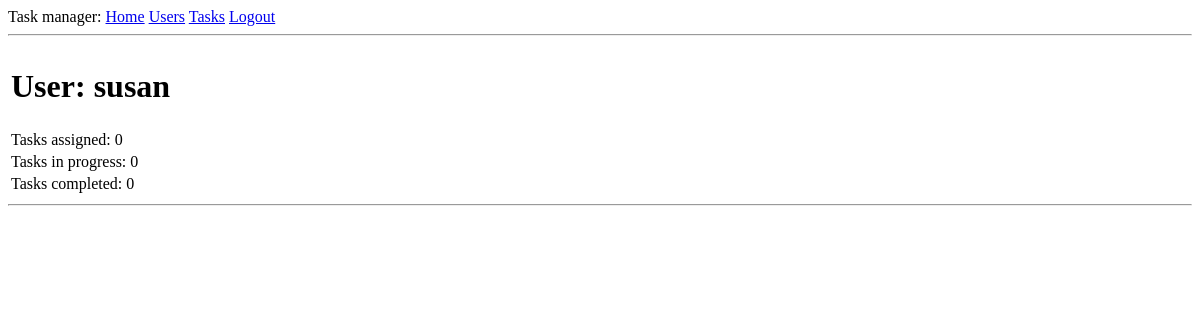
The page /user/susan (signed in) on the database as committed earlier.
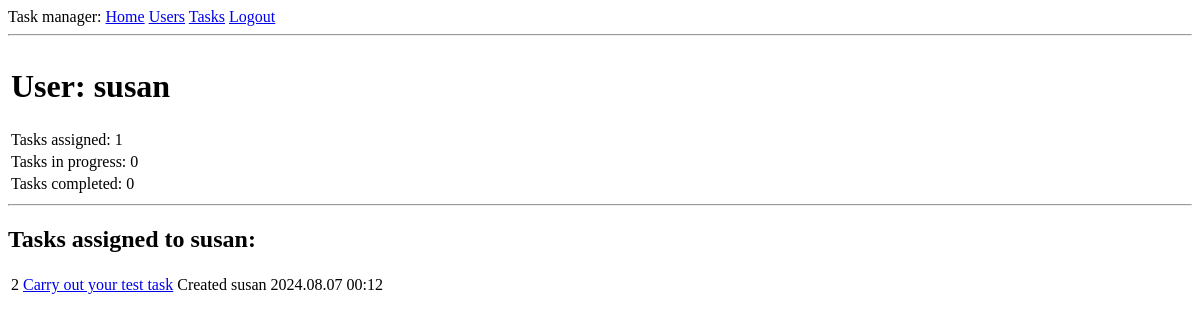
The same page on the database as committed later.
### app/models.py (models this page shows, shortened)
class User(UserMixin, db.Model):
	id = db.Column(db.Integer, primary_key=True)
	username = db.Column(db.String(64), index=True, unique=True)
	email = db.Column(db.String(120), index=True, unique=True)
	password_hash = db.Column(db.String(128))
	tasks = db.relationship('Task', backref='executor', lazy='dynamic')
	token = db.Column(db.String(32), index=True, unique=True)
	token_expiration = db.Column(db.DateTime)

class Task(db.Model):
	id = db.Column(db.Integer, primary_key=True)
	title = db.Column(db.String(140))
	description = db.Column(db.String(2000))
	created_at = db.Column(db.DateTime, index=True, default=datetime.utcnow)
	updated_at = db.Column(db.DateTime, index=True, default=datetime.utcnow)
	status = db.Column(db.String(11), index=True, default='Created')
	executor_id = db.Column(db.Integer, db.ForeignKey('user.id'))

### app/routes.py (the view)
@app.route('/user/<username>')
@login_required
def user(username):
	user = User.query.filter_by(username=username).first_or_404()
	return render_template('user.html', user=user)

### app/models.py (called while the page is built)
@login.user_loader
def load_user(id):
	return User.query.get(int(id))

### app/templates/user.html
{% extends "base.html" %}
{% block content %}
	<table>
		<tr><td><h1>User: {{ user.username }}</h1></td></tr>
		<tr><td>Tasks assigned: {{ user.tasks.count() }}</tr>
		<tr><td>Tasks in progress: {{ user.tasks.filter_by(status='In progress').count() }}</td></tr>
		<tr><td>Tasks completed: {{ user.tasks.filter_by(status='Completed').count() }}</td></tr>
	</table>
	<hr>
	{% with tasks = user.tasks.all() %}
	{% if tasks %}
	<h2>Tasks assigned to {{ user.username }}:</h2>
	<table>
	{% for task in tasks %}
		<tr>
			<td>{{ task.id }}</td>
			<td><a href="{{ url_for('task', task_id=task.id ) }}">
					{{ task.title }}
				</a>
			</td>
			<td>{{ task.status }}</td>
			<td>{{ task.executor.username }}</td>
			<td>{{ task.created_at.strftime("%Y.%m.%d %H:%M") }}</td>
		</tr>
	{% endfor %}
	</table>
	{% endif %}
	{% endwith %}
{% endblock %}

Rows that differ between the two databases and show on the page:
shown differently, row unchanged: User "susan": username (not shown) → "susan"
added Task: id "2", title "Carry out your test task", status "Created", executor.username "susan", created_at "2024.08.07 00:12"
Other text that changed with them:
{{ user.tasks.count() }}: "0" → "1"
text now shown: "Tasks assigned to :"
